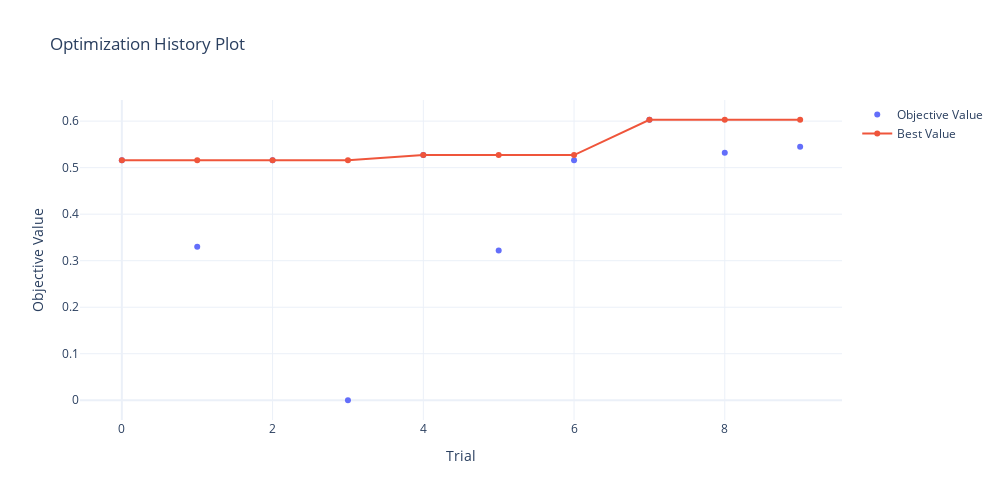
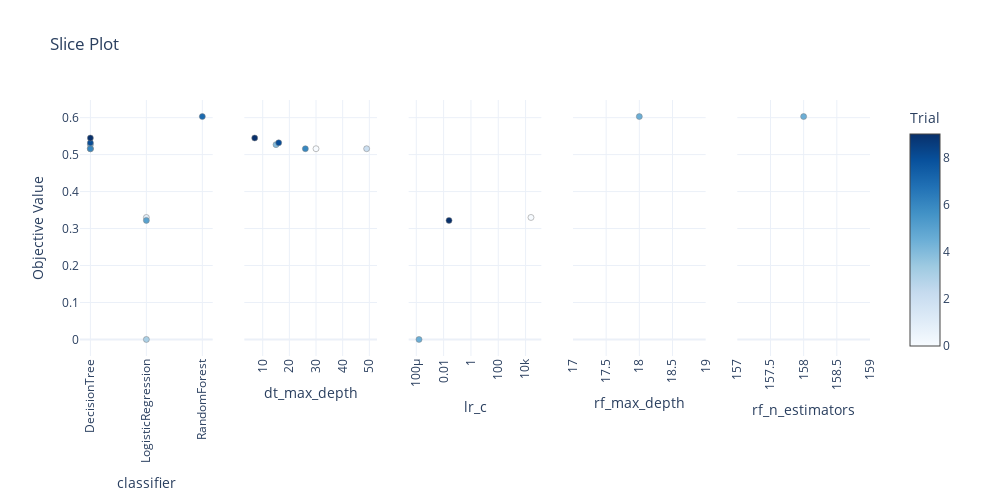
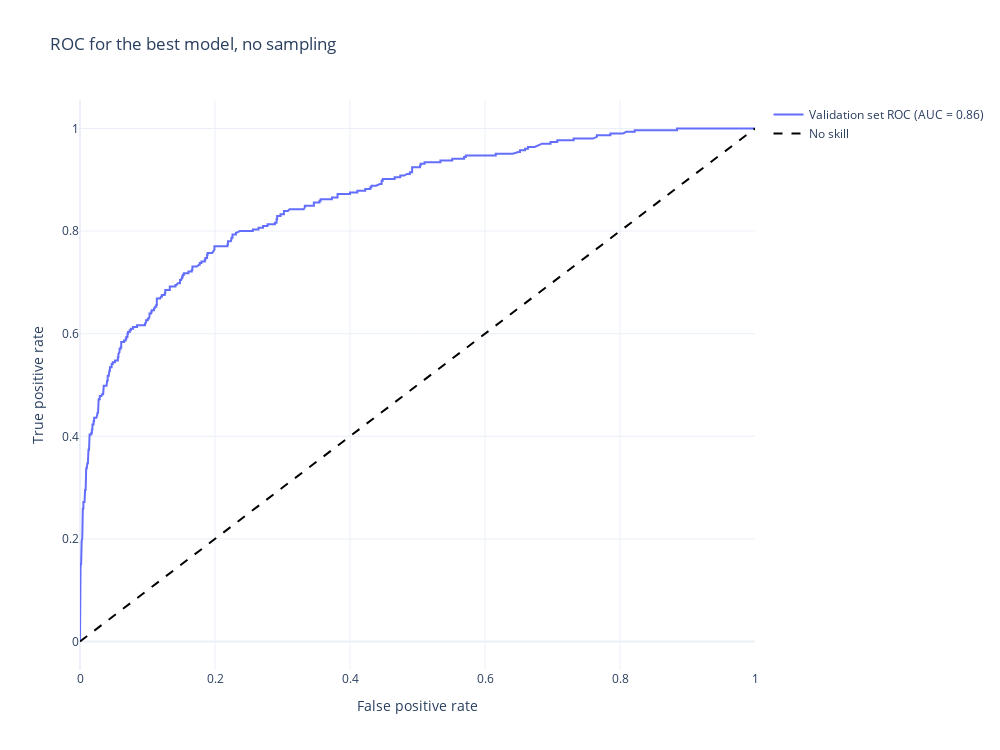

Notebook code cell kept with these figures, in order:
### Markdown cell above
Визуализируем результаты.

### Code cell
print_best_params_and_metrics(study_no_sampling.best_params, metrics)

fig = optuna.visualization.plot_optimization_history(study_no_sampling)
fig.update_layout(template='plotly_white', width=FIG_WIDTH, height=FIG_HEIGHT)
fig.show()

fig = optuna.visualization.plot_slice(study_no_sampling)
fig.update_layout(template='plotly_white', width=FIG_WIDTH, height=FIG_HEIGHT)
fig.update_xaxes(tickangle=-90)
fig.show()

fig = plot_roc_auc('no_sampling', best_model, 'ROC for the best model, no sampling')
fig.show()

### Figure 1 — Plotly figure (JSON) as saved in the notebook; plotly's stock layout.template omitted (floating-point values rounded to 4 significant figures)
{"data": [{"mode": "markers", "name": "Objective Value", "type": "scatter", "x": [0, 1, 2, 3, 4, 5, 6, 7, 8, 9], "y": [0.516, 0.33, 0.516, 0, 0.527, 0.322, 0.516, 0.603, 0.532, 0.545]}, {"name": "Best Value", "type": "scatter", "x": [0, 1, 2, 3, 4, 5, 6, 7, 8, 9], "y": [0.516, 0.516, 0.516, 0.516, 0.527, 0.527, 0.527, 0.603, 0.603, 0.603]}], "layout": {"height": 500, "title": {"text": "Optimization History Plot"}, "width": 1000, "xaxis": {"title": {"text": "Trial"}}, "yaxis": {"title": {"text": "Objective Value"}}}}

### Figure 2 — Plotly figure (JSON) as saved in the notebook; plotly's stock layout.template omitted (floating-point values rounded to 4 significant figures)
{"data": [{"marker": {"color": [0, 1, 2, 3, 4, 5, 6, 7, 8, 9], "colorbar": {"title": {"text": "Trial"}, "x": 1, "xpad": 40}, "colorscale": [[0, "rgb(247,251,255)"], [0.125, "rgb(222,235,247)"], [0.25, "rgb(198,219,239)"], [0.375, "rgb(158,202,225)"], [0.5, "rgb(107,174,214)"], [0.625, "rgb(66,146,198)"], [0.75, "rgb(33,113,181)"], [0.875, "rgb(8,81,156)"], [1, "rgb(8,48,107)"]], "line": {"color": "Grey", "width": 0.5}, "showscale": true}, "mode": "markers", "showlegend": false, "type": "scatter", "x": ["DecisionTree", "LogisticRegression", "DecisionTree", "LogisticRegression", "DecisionTree", "LogisticRegression", "DecisionTree", "RandomForest", "DecisionTree", "DecisionTree"], "xaxis": "x", "y": [0.516, 0.33, 0.516, 0, 0.527, 0.322, 0.516, 0.603, 0.532, 0.545], "yaxis": "y"}, {"marker": {"color": [0, 2, 4, 6, 8, 9], "colorbar": {"title": {"text": "Trial"}, "x": 1, "xpad": 40}, "colorscale": [[0, "rgb(247,251,255)"], [0.125, "rgb(222,235,247)"], [0.25, "rgb(198,219,239)"], [0.375, "rgb(158,202,225)"], [0.5, "rgb(107,174,214)"], [0.625, "rgb(66,146,198)"], [0.75, "rgb(33,113,181)"], [0.875, "rgb(8,81,156)"], [1, "rgb(8,48,107)"]], "line": {"color": "Grey", "width": 0.5}, "showscale": false}, "mode": "markers", "showlegend": false, "type": "scatter", "x": [30, 49, 15, 26, 16, 7], "xaxis": "x2", "y": [0.516, 0.516, 0.527, 0.516, 0.532, 0.545], "yaxis": "y2"}, {"marker": {"color": [1, 3, 5], "colorbar": {"title": {"text": "Trial"}, "x": 1, "xpad": 40}, "colorscale": [[0, "rgb(247,251,255)"], [0.125, "rgb(222,235,247)"], [0.25, "rgb(198,219,239)"], [0.375, "rgb(158,202,225)"], [0.5, "rgb(107,174,214)"], [0.625, "rgb(66,146,198)"], [0.75, "rgb(33,113,181)"], [0.875, "rgb(8,81,156)"], [1, "rgb(8,48,107)"]], "line": {"color": "Grey", "width": 0.5}, "showscale": false}, "mode": "markers", "showlegend": false, "type": "scatter", "x": [24780.0, 0.0001588, 0.02491], "xaxis": "x3", "y": [0.33, 0, 0.322], "yaxis": "y3"}, {"marker": {"color": [7], "colorbar": {"title": {"text": "Trial"}, "x": 1, "xpad": 40}, "colorscale": [[0, "rgb(247,251,255)"], [0.125, "rgb(222,235,247)"], [0.25, "rgb(198,219,239)"], [0.375, "rgb(158,202,225)"], [0.5, "rgb(107,174,214)"], [0.625, "rgb(66,146,198)"], [0.75, "rgb(33,113,181)"], [0.875, "rgb(8,81,156)"], [1, "rgb(8,48,107)"]], "line": {"color": "Grey", "width": 0.5}, "showscale": false}, "mode": "markers", "showlegend": false, "type": "scatter", "x": [18], "xaxis": "x4", "y": [0.603], "yaxis": "y4"}, {"marker": {"color": [7], "colorbar": {"title": {"text": "Trial"}, "x": 1, "xpad": 40}, "colorscale": [[0, "rgb(247,251,255)"], [0.125, "rgb(222,235,247)"], [0.25, "rgb(198,219,239)"], [0.375, "rgb(158,202,225)"], [0.5, "rgb(107,174,214)"], [0.625, "rgb(66,146,198)"], [0.75, "rgb(33,113,181)"], [0.875, "rgb(8,81,156)"], [1, "rgb(8,48,107)"]], "line": {"color": "Grey", "width": 0.5}, "showscale": false}, "mode": "markers", "showlegend": false, "type": "scatter", "x": [158], "xaxis": "x5", "y": [0.603], "yaxis": "y5"}], "layout": {"height": 500, "title": {"text": "Slice Plot"}, "width": 1000, "xaxis": {"anchor": "y", "domain": [0, 0.168], "tickangle": -90, "title": {"text": "classifier"}}, "xaxis2": {"anchor": "y2", "domain": [0.208, 0.376], "tickangle": -90, "title": {"text": "dt_max_depth"}}, "xaxis3": {"anchor": "y3", "domain": [0.416, 0.584], "tickangle": -90, "title": {"text": "lr_c"}, "type": "log"}, "xaxis4": {"anchor": "y4", "domain": [0.624, 0.792], "tickangle": -90, "title": {"text": "rf_max_depth"}}, "xaxis5": {"anchor": "y5", "domain": [0.832, 1], "tickangle": -90, "title": {"text": "rf_n_estimators"}}, "yaxis": {"anchor": "x", "domain": [0, 1], "title": {"text": "Objective Value"}}, "yaxis2": {"anchor": "x2", "domain": [0, 1], "matches": "y", "showticklabels": false}, "yaxis3": {"anchor": "x3", "domain": [0, 1], "matches": "y", "showticklabels": false}, "yaxis4": {"anchor": "x4", "domain": [0, 1], "matches": "y", "showticklabels": false}, "yaxis5": {"anchor": "x5", "domain": [0, 1], "matches": "y", "showticklabels": false}}}

### Figure 3 — Plotly figure (JSON) as saved in the notebook; plotly's stock layout.template omitted (floating-point values rounded to 4 significant figures; data arrays with more than 128 entries replaced by an {"elided": "..."} marker saying what was removed)
{"data": [{"mode": "lines", "name": "Validation set ROC (AUC = 0.86)", "type": "scatter", "x": {"elided": "406 float values"}, "y": {"elided": "406 float values"}}, {"line": {"color": "black", "dash": "dash"}, "mode": "lines", "name": "No skill", "type": "scatter", "x": [0, 1], "y": [0, 1]}], "layout": {"height": 750, "title": {"text": "ROC for the best model, no sampling"}, "width": 1000, "xaxis": {"title": {"text": "False positive rate"}}, "yaxis": {"title": {"text": "True positive rate"}}}}
